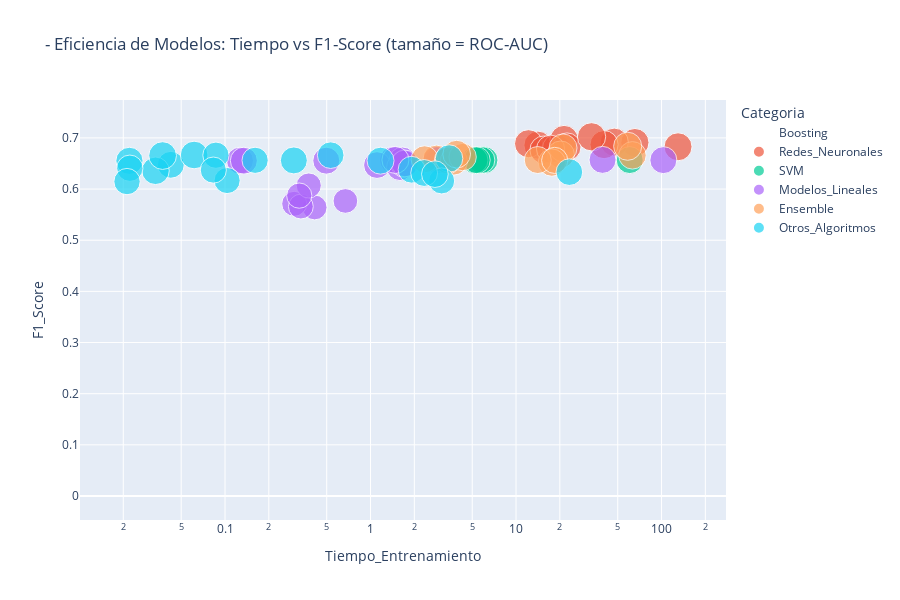

The notebook cell saved with this chart:
### Markdown cell above
## Análisis de Eficiencia: Tiempo vs Rendimiento

Analizo la relación entre tiempo de entrenamiento y rendimiento.

### Code cell
# Scatter plot: Tiempo vs F1-Score
fig_efficiency = px.scatter(
    df_completo,
    x='Tiempo_Entrenamiento',
    y='F1_Score',
    color='Categoria',
    size='ROC_AUC',
    hover_data=['Nombre', 'Accuracy'],
    title='- Eficiencia de Modelos: Tiempo vs F1-Score (tamaño = ROC-AUC)',
    log_x=True  # Escala logarítmica para tiempo
)

fig_efficiency.update_layout(height=600)
fig_efficiency.show()

# Análisis de eficiencia: mejores modelos por tiempo
print("\n- ANÁLISIS DE EFICIENCIA")
print("="*50)

# Modelos rápidos (< 1 segundo) con buen rendimiento
rapidos_buenos = df_completo[
    (df_completo['Tiempo_Entrenamiento'] < 1.0) & 
    (df_completo['F1_Score'] > df_completo['F1_Score'].quantile(0.75))
].sort_values('F1_Score', ascending=False)

print(f"\n- MODELOS RÁPIDOS Y BUENOS (< 1s, F1 > Q3):")
for _, row in rapidos_buenos.head(10).iterrows():
    print(f"   {row['Nombre']:<30} F1: {row['F1_Score']:.4f} | {row['Tiempo_Entrenamiento']:.3f}s")

# Calcular ratio eficiencia (F1/tiempo)
df_completo['Ratio_Eficiencia'] = df_completo['F1_Score'] / (df_completo['Tiempo_Entrenamiento'] + 0.001)  # +0.001 para evitar división por 0

print(f"\n- TOP 10 POR RATIO EFICIENCIA (F1/Tiempo):")
top_eficiencia = df_completo.sort_values('Ratio_Eficiencia', ascending=False).head(10)
for _, row in top_eficiencia.iterrows():
    print(f"   {row['Nombre']:<30} Ratio: {row['Ratio_Eficiencia']:.1f} | F1: {row['F1_Score']:.4f} | {row['Tiempo_Entrenamiento']:.3f}s")

### Figure 1 — Plotly figure (JSON) as saved in the notebook; plotly's stock layout.template omitted (floating-point values rounded to 4 significant figures)
{"data": [{"customdata": [["XGBoost Conservative", 0], ["XGBoost Aggressive", 0], ["XGBoost Regularized", 0], ["LightGBM Fast", 0], ["LightGBM Balanced", 0], ["CatBoost Simple", 0], ["CatBoost Optimized", 0], ["AdaBoost Classic", 0], ["AdaBoost Conservative", 0], ["Gradient Boosting Classic", 0], ["Hist Gradient Boosting", 0]], "hovertemplate": "Categoria=Boosting<br>Tiempo_Entrenamiento=%{x}<br>F1_Score=%{y}<br>ROC_AUC=%{marker.size}<br>Nombre=%{customdata[0]}<br>Accuracy=%{customdata[1]}<extra></extra>", "legendgroup": "Boosting", "marker": {"color": "#636efa", "size": [0.0, 0.0, 0.0, 0.0, 0.0, 0.0, 0.0, 0.0, 0.0, 0.0, 0.0], "sizemode": "area", "sizeref": 0.001897, "symbol": "circle"}, "mode": "markers", "name": "Boosting", "orientation": "v", "showlegend": true, "type": "scatter", "x": [1.457, 1.984, 1.352, 1.321, 1.572, 4.839, 8.605, 0.0, 0.0, 84.46, 4.404], "xaxis": "x", "y": [0.0, 0.0, 0.0, 0.0, 0.0, 0.0, 0.0, 0.0, 0.0, 0.0, 0.0], "yaxis": "y"}, {"customdata": [["NN Tiny (50)", 0.6815], ["NN Small (100)", 0.6791], ["NN Small Tanh (100)", 0.6746], ["NN Two Classic (100,50)", 0.6788], ["NN Two Symmetric (80,80)", 0.6862], ["NN Bottleneck (120,30)", 0.6808], ["NN Deep Decreasing (150,100,50)", 0.6868], ["NN Deep Uniform (100,100,100)", 0.682], ["NN Diamond (80,120,80)", 0.6834], ["NN SGD Momentum (100,50)", 0.6792], ["NN High Regularization (100,50)", 0.6846], ["NN Low Regularization (100,50)", 0.6811]], "hovertemplate": "Categoria=Redes_Neuronales<br>Tiempo_Entrenamiento=%{x}<br>F1_Score=%{y}<br>ROC_AUC=%{marker.size}<br>Nombre=%{customdata[0]}<br>Accuracy=%{customdata[1]}<extra></extra>", "legendgroup": "Redes_Neuronales", "marker": {"color": "#EF553B", "size": [0.7453, 0.7468, 0.7432, 0.7493, 0.7547, 0.7508, 0.757, 0.7537, 0.7528, 0.7441, 0.759, 0.7521], "sizemode": "area", "sizeref": 0.001897, "symbol": "circle"}, "mode": "markers", "name": "Redes_Neuronales", "orientation": "v", "showlegend": true, "type": "scatter", "x": [14.14, 12.18, 15.53, 18.96, 21.39, 22.39, 65.59, 47.33, 40.26, 129.8, 33.04, 17.27], "xaxis": "x", "y": [0.6859, 0.6887, 0.6764, 0.6797, 0.6969, 0.6823, 0.6909, 0.6916, 0.6869, 0.6826, 0.7021, 0.6781], "yaxis": "y"}, {"customdata": [["LinearSVC Basic (C=1.0)", 0.6406], ["LinearSVC Low Reg (C=10.0)", 0.6406], ["LinearSVC High Reg (C=0.1)", 0.6406], ["LinearSVC L1 Penalty (C=1.0)", 0.6407], ["LinearSVC Balanced (C=1.0)", 0.6406]], "hovertemplate": "Categoria=SVM<br>Tiempo_Entrenamiento=%{x}<br>F1_Score=%{y}<br>ROC_AUC=%{marker.size}<br>Nombre=%{customdata[0]}<br>Accuracy=%{customdata[1]}<extra></extra>", "legendgroup": "SVM", "marker": {"color": "#00cc96", "size": [0.6922, 0.6922, 0.6922, 0.6922, 0.6922], "sizemode": "area", "sizeref": 0.001897, "symbol": "circle"}, "mode": "markers", "name": "SVM", "orientation": "v", "showlegend": true, "type": "scatter", "x": [6.068, 5.777, 5.183, 60.41, 5.368], "xaxis": "x", "y": [0.6567, 0.6567, 0.6565, 0.6567, 0.6565], "yaxis": "y"}, {"customdata": [["Logistic Regression Basic (C=1.0)", 0.6414], ["Logistic Regression Low Reg (C=10.0)", 0.6415], ["Logistic Regression High Reg (C=0.1)", 0.6416], ["Logistic Regression L1 (C=1.0)", 0.6417], ["Logistic Regression ElasticNet (l1_ratio=0.5)", 0.6411], ["Logistic Regression LBFGS", 0.6415], ["Ridge Classifier Basic (alpha=1.0)", 0.6399], ["Ridge Classifier Low Reg (alpha=0.1)", 0.6399], ["Ridge Classifier High Reg (alpha=10.0)", 0.6399], ["Ridge Classifier CV (mejor alpha)", 0.64], ["SGD Classifier Log Loss", 0.6316], ["SGD Classifier Hinge Loss", 0.6253], ["SGD Classifier L1 Penalty", 0.6326], ["SGD Classifier ElasticNet", 0.6336], ["SGD Classifier Adaptive LR", 0.6414], ["Passive Aggressive Basic (C=1.0)", 0.5582], ["Passive Aggressive High Reg (C=0.1)", 0.5665], ["Passive Aggressive Squared Hinge", 0.5594], ["Perceptron Basic", 0.5721], ["Perceptron L2 Penalty", 0.5763], ["Perceptron L1 Penalty", 0.555]], "hovertemplate": "Categoria=Modelos_Lineales<br>Tiempo_Entrenamiento=%{x}<br>F1_Score=%{y}<br>ROC_AUC=%{marker.size}<br>Nombre=%{customdata[0]}<br>Accuracy=%{customdata[1]}<extra></extra>", "legendgroup": "Modelos_Lineales", "marker": {"color": "#ab63fa", "size": [0.6927, 0.6927, 0.6926, 0.6927, 0.6925, 0.6927, 0.6916, 0.6916, 0.6916, 0.6915, 0.6799, 0.6747, 0.6823, 0.6829, 0.6926, 0.5852, 0.5943, 0.5861, 0.5976, 0.6051, 0.5783], "sizemode": "area", "sizeref": 0.001897, "symbol": "circle"}, "mode": "markers", "name": "Modelos_Lineales", "orientation": "v", "showlegend": true, "type": "scatter", "x": [3.052, 2.942, 2.839, 39.31, 102.9, 1.428, 0.4968, 0.1267, 0.1348, 1.659, 1.108, 1.591, 1.695, 1.723, 1.483, 0.4131, 0.2989, 0.3322, 0.3764, 0.3237, 0.6722], "xaxis": "x", "y": [0.6567, 0.6568, 0.657, 0.657, 0.6565, 0.6569, 0.6555, 0.6555, 0.6555, 0.6558, 0.6469, 0.6427, 0.6493, 0.6502, 0.6569, 0.564, 0.5712, 0.5658, 0.607, 0.5872, 0.5768], "yaxis": "y"}, {"customdata": [["Voting Hard (RF+DT+LR+NB)", 0.6573], ["Voting Soft (RF+DT+LR+NB)", 0.6376], ["Voting Trees (RF+XGB+LGB+ET)", 0.6764], ["Voting Linear (LR+SGD+NB)", 0.6269], ["Bagging Decision Trees (50)", 0.653], ["Bagging Logistic Regression (30)", 0.6416], ["Bagging KNN (20)", 0.6476], ["Bagging LinearSVM (15)", 0.6406], ["ExtraTrees Basic (100, depth=10)", 0.6456], ["ExtraTrees More (200, depth=8)", 0.6395], ["ExtraTrees Bootstrap (100, OOB)", 0.6545], ["AdaBoost (100, depth=3)", 0.6567], ["Gradient Boosting (100, depth=4)", 0.6807], ["Random Forest (100, depth=10)", 0.665]], "hovertemplate": "Categoria=Ensemble<br>Tiempo_Entrenamiento=%{x}<br>F1_Score=%{y}<br>ROC_AUC=%{marker.size}<br>Nombre=%{customdata[0]}<br>Accuracy=%{customdata[1]}<extra></extra>", "legendgroup": "Ensemble", "marker": {"color": "#FFA15A", "size": [0.0, 0.7052, 0.7432, 0.6824, 0.7109, 0.6926, 0.7133, 0.6495, 0.6972, 0.6884, 0.7093, 0.7187, 0.7477, 0.7286], "sizemode": "area", "sizeref": 0.001897, "symbol": "circle"}, "mode": "markers", "name": "Ensemble", "orientation": "v", "showlegend": true, "type": "scatter", "x": [18.01, 20.29, 21.04, 2.84, 17.63, 14.1, 3.735, 18.43, 2.354, 3.4, 4.297, 63.1, 58.5, 3.908], "xaxis": "x", "y": [0.6503, 0.6674, 0.6804, 0.6597, 0.6518, 0.6567, 0.6541, 0.656, 0.6582, 0.656, 0.6626, 0.6659, 0.6836, 0.6683], "yaxis": "y"}, {"customdata": [["KNN k=5 Uniform", 0.6468], ["KNN k=3 Distance Weight", 0.6385], ["KNN k=10 Uniform", 0.6542], ["KNN k=5 Manhattan Distance", 0.6599], ["KNN k=7 Distance KDTree", 0.6522], ["KNN k=15 Distance", 0.6599], ["Naive Bayes Gaussian", 0.6092], ["Naive Bayes Gaussian Low Smooth", 0.6048], ["Naive Bayes Bernoulli", 0.6059], ["Naive Bayes Multinomial", 0.6104], ["Naive Bayes Complement", 0.614], ["Decision Tree Basic (depth=10)", 0.6339], ["Decision Tree Deep (depth=20)", 0.6088], ["Decision Tree Entropy (depth=12)", 0.6378], ["Decision Tree Balanced (depth=15)", 0.6256], ["Extra Tree Single (depth=12)", 0.6094], ["Linear Discriminant Analysis", 0.6399], ["LDA with Shrinkage", 0.6398], ["Quadratic Discriminant Analysis", 0.6271], ["Gaussian Process RBF", 0.6269]], "hovertemplate": "Categoria=Otros_Algoritmos<br>Tiempo_Entrenamiento=%{x}<br>F1_Score=%{y}<br>ROC_AUC=%{marker.size}<br>Nombre=%{customdata[0]}<br>Accuracy=%{customdata[1]}<extra></extra>", "legendgroup": "Otros_Algoritmos", "marker": {"color": "#19d3f3", "size": [0.7015, 0.6873, 0.7192, 0.7253, 0.7179, 0.7304, 0.6537, 0.655, 0.6474, 0.658, 0.658, 0.6851, 0.6447, 0.686, 0.6761, 0.6485, 0.6916, 0.6909, 0.6739, 0.6762], "sizemode": "area", "sizeref": 0.001897, "symbol": "circle"}, "mode": "markers", "name": "Otros_Algoritmos", "orientation": "v", "showlegend": true, "type": "scatter", "x": [0.02205, 0.04243, 0.0333, 0.06136, 3.466, 0.03727, 0.161, 0.08664, 0.1034, 0.02219, 0.02122, 1.914, 3.082, 2.337, 2.77, 0.08313, 1.172, 0.2972, 0.5324, 23.25], "xaxis": "x", "y": [0.6551, 0.6474, 0.6357, 0.6666, 0.6597, 0.6655, 0.6562, 0.6662, 0.6167, 0.6407, 0.6147, 0.6378, 0.6159, 0.6314, 0.6291, 0.6371, 0.6555, 0.656, 0.6662, 0.6331], "yaxis": "y"}], "layout": {"height": 600, "legend": {"itemsizing": "constant", "title": {"text": "Categoria"}, "tracegroupgap": 0}, "title": {"text": "- Eficiencia de Modelos: Tiempo vs F1-Score (tamaño = ROC-AUC)"}, "xaxis": {"anchor": "y", "domain": [0, 1], "title": {"text": "Tiempo_Entrenamiento"}, "type": "log"}, "yaxis": {"anchor": "x", "domain": [0, 1], "title": {"text": "F1_Score"}}}}
